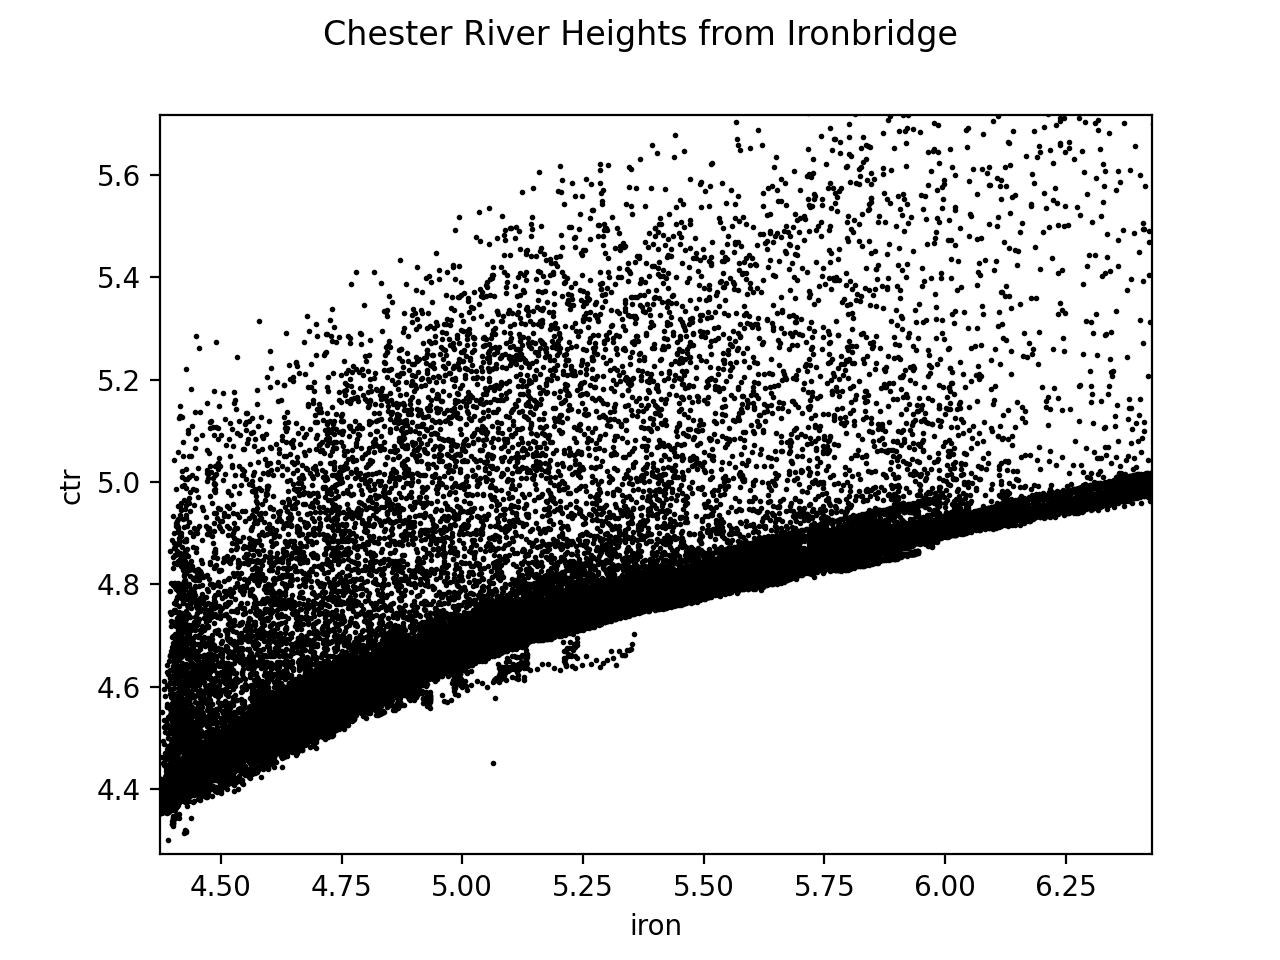

The script that saved this image:
#!/usr/bin/env python3
# -*- coding: utf-8 -*-
"""
Created on 05 Nov 2021

@author: jeff



Fit Chester data to Ironbridge data => Chester=fn(Ironbridge)

EA gauge data at Chester is no longer being reported.

Loads data from local shoothill files.

Conda environment: workshop_env with coast and requests installed,
    E.g.
    ## Create an environment with coast installed
    yes | conda env remove --name workshop_env
    yes | conda create --name workshop_env python=3.8
    conda activate workshop_env
    yes | conda install -c bodc coast=1.2.7
    # enforce the GSW package number (something fishy with the build process bumped up this version number)
    yes | conda install -c conda-forge gsw=3.3.1
    # install cartopy, not part of coast package
    yes | conda install -c conda-forge cartopy=0.20.1

    ## install request for shoothill server requests
    conda install requests

Useage:
    xxx
"""

# Begin by importing coast and other packages
import numpy as np
import matplotlib.pyplot as plt
import xarray as xr # There are many ways to read netCDF files, including this one!

################################################################################
#%%  plot functions
def line_plot(ax, time, y, color, size, label=None ):
    ax.plot(time, y, color=color, linewidth=size, label=label)
    return ax

def scatter_plot(ax, time, y, color, size, label=None ):
    ax.scatter(time, y, color=color, s=size, label=label)
    return ax


################################################################################
################################################################################
#%% Main Routine
################################################################################
################################################################################
if __name__ == "__main__":
    #%%
    # Choose some arbitary dates
    start_date = np.datetime64('2019-02-17')
    end_date =  np.datetime64('2019-02-23')

    # location of files
    dir = "archive_shoothill/" #

    # load data by location.
    ctr = xr.open_mfdataset(dir+"ctr_????.nc") # above the Chester weir
    #ctr_dn = xr.open_mfdataset(dir+"ctr2_????.nc") # below the Chester weir
    iron= xr.open_mfdataset(dir+"iron_????.nc") # upstream river at Ironbridge

    merge = xr.merge([ctr.rename({'sea_level':'ctr'}), iron.rename({'sea_level':'iron'})])

    #%% Plot data
    plt.close('all')
    fig, ax = plt.subplots(1)

    fig.suptitle('Chester River Heights from Ironbridge')
    ax.scatter(merge.iron, merge.ctr, color='k', s=1, label=None)
    plt.ylabel('ctr')
    plt.xlabel('iron')


    # Harvest click event coordinates
    coords = []

    def onclick(event):
        global ix, iy
        ix, iy = event.xdata, event.ydata
        print('x = %f, y = %f'%(ix, iy))

        global coords
        coords.append((ix, iy))

        if len(coords) == 15:
            fig.canvas.mpl_disconnect(cid)

        return coords
    cid = fig.canvas.mpl_connect('button_press_event', onclick)

    plt.show()
    #plt.savefig('fit_IRN_CTR.png')
